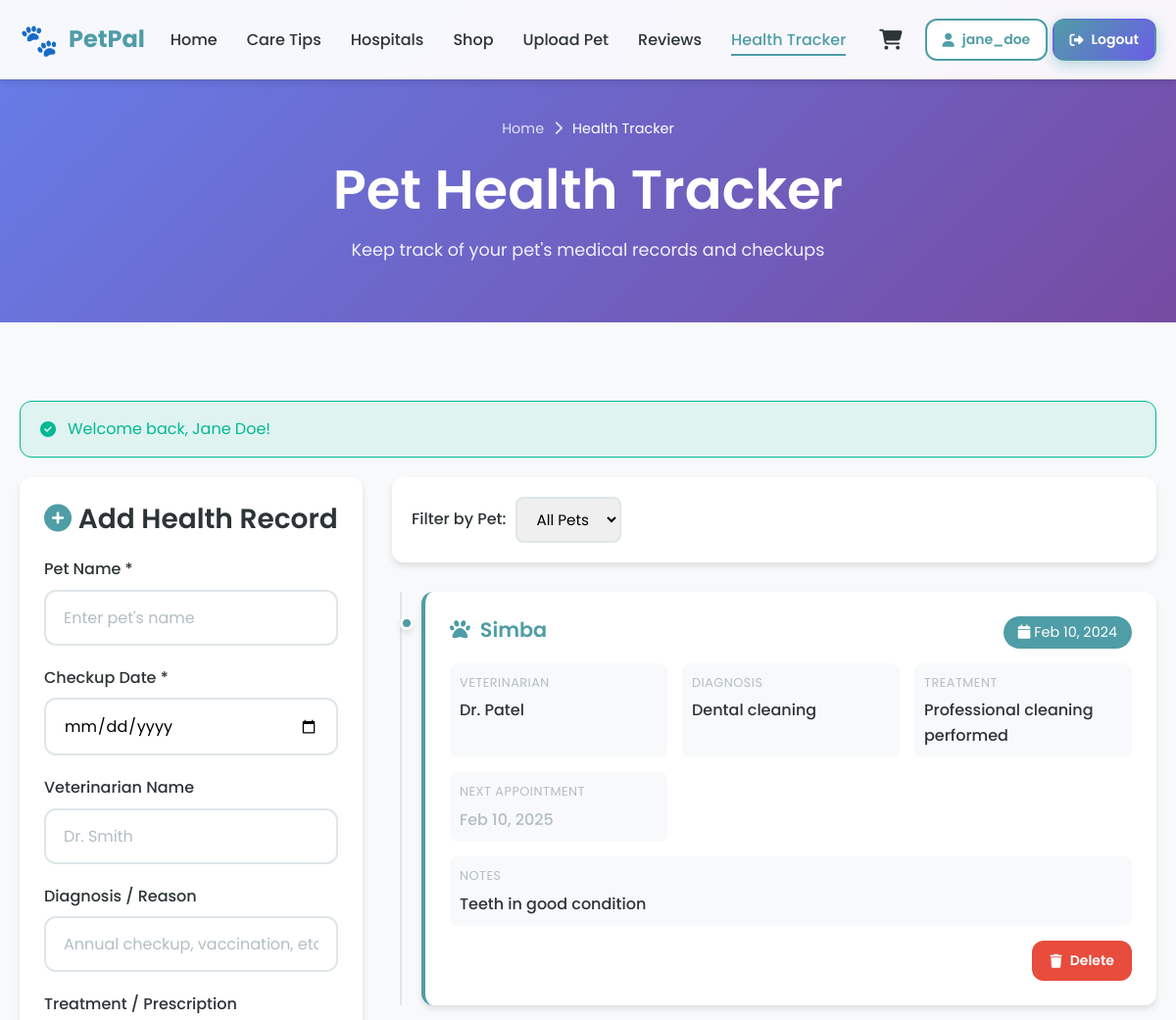
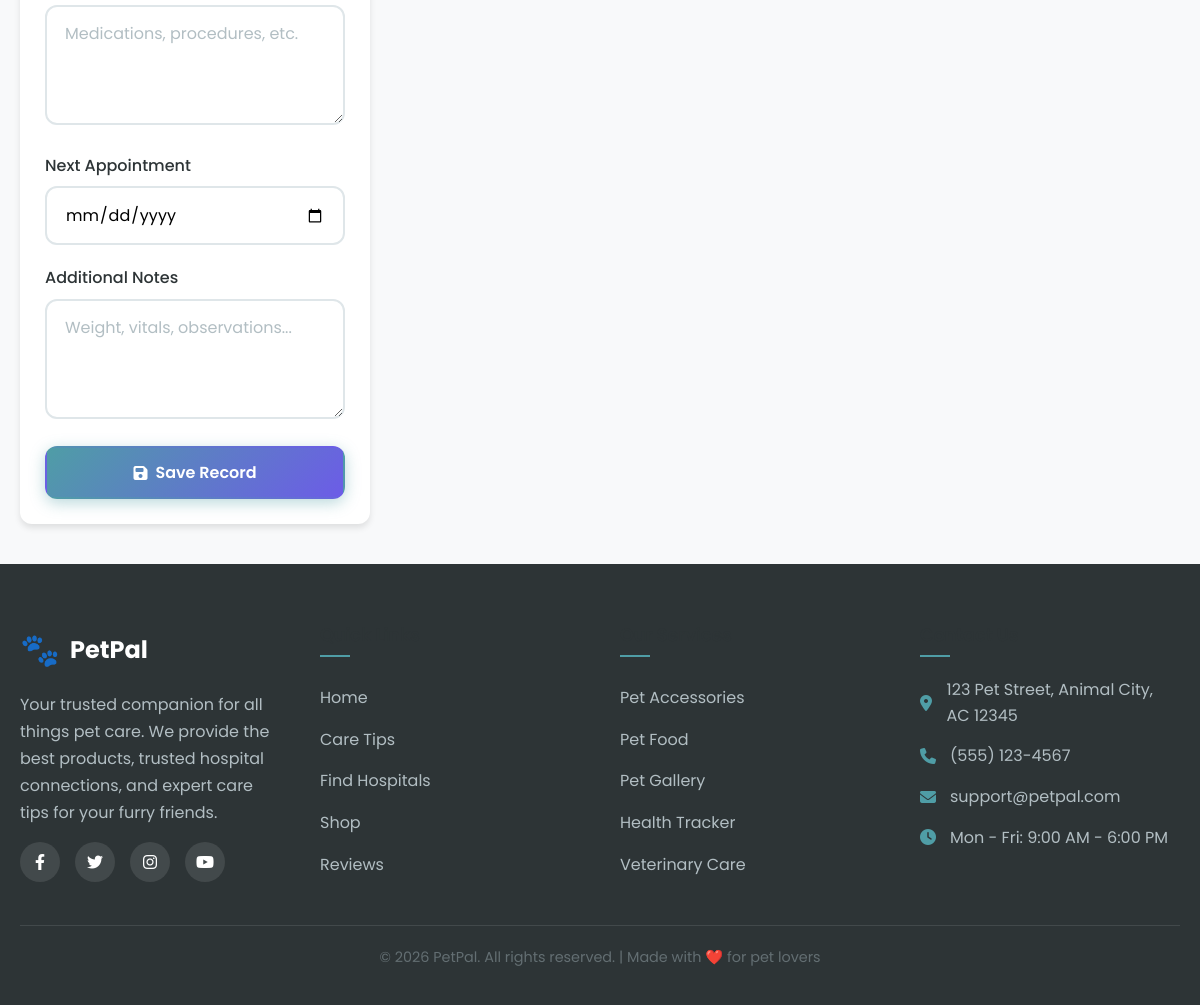
/pages/health-tracker.php (signed in), run on the app's committed database (2 pictures, top to bottom).
### tables this page shows
CREATE TABLE users (
    id INT AUTO_INCREMENT PRIMARY KEY,
    username VARCHAR(50) NOT NULL UNIQUE,
    email VARCHAR(100) NOT NULL UNIQUE,
    password VARCHAR(255) NOT NULL,
    full_name VARCHAR(100),
    created_at TIMESTAMP DEFAULT CURRENT_TIMESTAMP
);

CREATE TABLE health_records (
    id INT AUTO_INCREMENT PRIMARY KEY,
    user_id INT NOT NULL,
    pet_name VARCHAR(100) NOT NULL,
    checkup_date DATE NOT NULL,
    vet_name VARCHAR(100),
    diagnosis TEXT,
    treatment TEXT,
    next_appointment DATE,
    notes TEXT,
    created_at TIMESTAMP DEFAULT CURRENT_TIMESTAMP,
    FOREIGN KEY (user_id) REFERENCES users(id) ON DELETE CASCADE
);

### config/config.php (called while the page is built, shortened)
<?php
function getDBConnection()
{
    static $conn = null;
    if ($conn === null) {
        try {
            $dsn = "mysql:host=" . DB_HOST . ";port=" . DB_PORT . ";dbname=" . DB_NAME . ";charset=utf8mb4";
            $conn = new PDO(
                $dsn,
                DB_USER,
                DB_PASS,
                [
                    PDO::ATTR_ERRMODE => PDO::ERRMODE_EXCEPTION,
                    PDO::ATTR_DEFAULT_FETCH_MODE => PDO::FETCH_ASSOC,
                    PDO::ATTR_EMULATE_PREPARES => false
                ]
            );
        } catch (PDOException $e) {
            $host = defined('DB_HOST') ? DB_HOST : 'undefined';
            $user = defined('DB_USER') ? DB_USER : 'undefined';
            die("Database connection failed: " . $e->getMessage() . " (Host: $host, User: $user)");
        }
    }
    return $conn;
}
function isLoggedIn()
{
    return isset($_SESSION['user_id']) && !empty($_SESSION['user_id']);
}
function getCurrentUser()
{
    $conn = getDBConnection();
    $stmt = $conn->prepare("SELECT id, username, email, full_name, created_at FROM users WHERE id = ?");
    $stmt->execute([$_SESSION['user_id']]);
    return $stmt->fetch();
}
function h($string)
{
    return htmlspecialchars($string ?? '', ENT_QUOTES, 'UTF-8');
}
function getFlash()
{
    if (isset($_SESSION['flash'])) {
        $flash = $_SESSION['flash'];
        return $flash;
    }
    return null;
}

### pages/health-tracker.php (the view, shortened to what this page needs)
<?php
require_once '../config/config.php';
$conn = getDBConnection();
$userId = $_SESSION['user_id'];
$stmt = $conn->prepare("
    SELECT * FROM health_records
    WHERE user_id = ?
    ORDER BY checkup_date DESC, created_at DESC
");
$stmt->execute([$userId]);
$records = $stmt->fetchAll();
$petNames = array_unique(array_column($records, 'pet_name'));
?>
<!DOCTYPE html>
<html lang="en">
<head>
    <?php include '../includes/head.php'; ?>
</head>
<body>
    <?php include '../includes/navbar.php'; ?>
    <header class="page-header">
        <div class="container">
            <div class="breadcrumb">
                <a href="<?php echo SITE_URL; ?>">Home</a>
                <i class="fas fa-chevron-right"></i>
                <span>Health Tracker</span>
            </div>
            <h1>Pet Health Tracker</h1>
            <p>Keep track of your pet's medical records and checkups</p>
        </div>
    </header>
    <main class="main-content">
        <div class="container">
            <?php $flash = getFlash(); if ($flash): ?>
                <div class="alert alert-<?php echo $flash['type'] === 'success' ? 'success' : 'error'; ?>">
                    <i class="fas fa-<?php echo $flash['type'] === 'success' ? 'check' : 'exclamation'; ?>-circle"></i>
                    <?php echo h($flash['message']); ?>
                </div>
            <?php endif; ?>
            <div class="tracker-layout">
                <div>
                    <div class="card form-card" style="padding: 25px;">
                        <h3 style="margin-bottom: 20px;">
                            <i class="fas fa-plus-circle" style="color: var(--primary);"></i>
                            Add Health Record
                        </h3>
                        <form id="healthForm">
                            <div class="form-group">
                                <label class="form-label">Pet Name *</label>
                                <input type="text"
                                       name="pet_name"
                                       class="form-control"
                                       placeholder="Enter pet's name"
                                       required
                                       list="petNamesList">
                            </div>
                            <div class="form-group">
                                <label class="form-label">Checkup Date *</label>
                                <input type="date"
                                       name="checkup_date"
                                       class="form-control"
                                       required
                                       max="<?php echo date('Y-m-d'); ?>">
                            </div>
                            <div class="form-group">
                                <label class="form-label">Veterinarian Name</label>
                                <input type="text"
                                       name="vet_name"
                                       class="form-control"
                                       placeholder="Dr. Smith">
                            </div>
                            <div class="form-group">
                                <label class="form-label">Diagnosis / Reason</label>
                                <input type="text"
                                       name="diagnosis"
                                       class="form-control"
                                       placeholder="Annual checkup, vaccination, etc.">
                            </div>
                            <div class="form-group">
                                <label class="form-label">Treatment / Prescription</label>
                                <textarea name="treatment"
                                          class="form-control"
                                          rows="3"
                                          placeholder="Medications, procedures, etc."></textarea>
                            </div>
                            <div class="form-group">
                                <label class="form-label">Next Appointment</label>
                                <input type="date"
                                       name="next_appointment"
                                       class="form-control"
                                       min="<?php echo date('Y-m-d'); ?>">
                            </div>
                            <div class="form-group">
                                <label class="form-label">Additional Notes</label>
                                <textarea name="notes"
                                          class="form-control"
                                          rows="2"
                                          placeholder="Weight, vitals, observations..."></textarea>
                            </div>
                            <button type="submit" class="btn btn-primary btn-block" id="submitBtn">
                                <i class="fas fa-save"></i>
                                Save Record
                            </button>
                        </form>
                    </div>
                </div>
                <div>
                    <?php if (!empty($petNames)): ?>
                        <div class="shop-filters" style="margin-bottom: 30px;">
                            <div class="filter-group">
                                <label class="filter-label">Filter by Pet:</label>
                                <select class="filter-select" id="petFilter">
                                    <option value="">All Pets</option>
                                </select>
                            </div>
                        </div>
                    <?php endif; ?>
                    <?php if (empty($records)): ?>
                        <div class="empty-state">
                            <div class="empty-icon">📋</div>
                            <h3>No Health Records Yet</h3>
                            <p>Start tracking your pet's health by adding a record.</p>
                        </div>
                    <?php else: ?>
                        <div class="record-timeline" id="recordsList">
                            <?php foreach ($records as $record): ?>
                                <div class="health-record" data-pet="<?php echo h($record['pet_name']); ?>">
                                    <div class="health-record-header">
                                        <h4 class="health-pet-name">
                                            <i class="fas fa-paw" style="margin-right: 5px;"></i>
                                            <?php echo h($record['pet_name']); ?>
                                        </h4>
                                        <span class="health-date">
                                            <i class="fas fa-calendar"></i>
                                            <?php echo date('M j, Y', strtotime($record['checkup_date'])); ?>
                                        </span>
                                    </div>
                                    <div class="health-details">
                                        <?php if ($record['vet_name']): ?>
                                            <div class="health-detail-item">
                                                <div class="health-detail-label">Veterinarian</div>
                                                <div class="health-detail-value"><?php echo h($record['vet_name']); ?></div>
                                            </div>
                                        <?php endif; ?>
                                        <?php if ($record['diagnosis']): ?>
                                            <div class="health-detail-item">
                                                <div class="health-detail-label">Diagnosis</div>
                                                <div class="health-detail-value"><?php echo h($record['diagnosis']); ?></div>
                                            </div>
                                        <?php endif; ?>
                                        <?php if ($record['treatment']): ?>
                                            <div class="health-detail-item">
                                                <div class="health-detail-label">Treatment</div>
                                                <div class="health-detail-value"><?php echo h($record['treatment']); ?></div>
                                            </div>
                                        <?php endif; ?>
                                        <?php if ($record['next_appointment']): ?>
                                            <div class="health-detail-item">
                                                <div class="health-detail-label">Next Appointment</div>
                                                <div class="health-detail-value">
                                                    <?php
                                                    $nextDate = strtotime($record['next_appointment']);
                                                    $isUpcoming = $nextDate >= strtotime('today');
                                                    ?>
                                                    <span style="color: <?php echo $isUpcoming ? 'var(--success)' : 'var(--gray)'; ?>;">
                                                        <?php echo date('M j, Y', $nextDate); ?>
                                                    </span>
                                                </div>
                                            </div>
                                        <?php endif; ?>
                                        <?php if ($record['notes']): ?>
                                            <div class="health-detail-item" style="grid-column: 1 / -1;">
                                                <div class="health-detail-label">Notes</div>
                                                <div class="health-detail-value"><?php echo nl2br(h($record['notes'])); ?></div>
                                            </div>
                                        <?php endif; ?>
                                    </div>
                                    <div style="margin-top: 15px; text-align: right;">
                                        <button class="btn btn-sm btn-danger" onclick="deleteRecord(<?php echo $record['id']; ?>)">
                                            <i class="fas fa-trash"></i>
                                            Delete
                                        </button>
                                    </div>
                                </div>
                            <?php endforeach; ?>
                        </div>
                    <?php endif; ?>
                </div>
            </div>
        </div>
    </main>
    <?php include '../includes/footer.php'; ?>
</body>
</html>

### includes/navbar.php (shortened to what this page needs)
<?php
$currentPage = basename($_SERVER['PHP_SELF'], '.php');
?>
<nav class="navbar" id="navbar">
    <div class="container">
        <a href="<?php echo SITE_URL; ?>" class="navbar-brand">
            <span class="logo-icon">🐾</span>
            <span>
                <?php echo SITE_NAME; ?>
            </span>
        </a>
        <ul class="nav-menu" id="navMenu">
            <li>
                <a href="<?php echo SITE_URL; ?>"
                    class="nav-link <?php echo $currentPage === 'index' ? 'active' : ''; ?>">
                    Home
                </a>
            </li>
            <li>
                <a href="<?php echo SITE_URL; ?>/pages/care-tips.php"
                    class="nav-link <?php echo $currentPage === 'care-tips' ? 'active' : ''; ?>">
                    Care Tips
                </a>
            </li>
            <li>
                <a href="<?php echo SITE_URL; ?>/pages/hospitals.php"
                    class="nav-link <?php echo $currentPage === 'hospitals' ? 'active' : ''; ?>">
                    Hospitals
                </a>
            </li>
            <li>
                <a href="<?php echo SITE_URL; ?>/pages/shop.php"
                    class="nav-link <?php echo $currentPage === 'shop' ? 'active' : ''; ?>">
                    Shop
                </a>
            </li>
            <li>
                <a href="<?php echo SITE_URL; ?>/pages/upload-pet.php"
                    class="nav-link <?php echo $currentPage === 'upload-pet' ? 'active' : ''; ?>">
                    Upload Pet
                </a>
            </li>
            <li>
                <a href="<?php echo SITE_URL; ?>/pages/reviews.php"
                    class="nav-link <?php echo $currentPage === 'reviews' ? 'active' : ''; ?>">
                    Reviews
                </a>
            </li>
            <li>
                <a href="<?php echo SITE_URL; ?>/pages/health-tracker.php"
                    class="nav-link <?php echo $currentPage === 'health-tracker' ? 'active' : ''; ?>">
                    Health Tracker
                </a>
            </li>
        </ul>
        <div class="nav-actions">
            <a href="<?php echo SITE_URL; ?>/pages/cart.php" class="cart-icon" title="Shopping Cart">
                <i class="fas fa-shopping-cart"></i>
            </a>
            <?php if (isLoggedIn()): ?>
                <?php $user = getCurrentUser(); ?>
                <div class="user-dropdown">
                    <a href="<?php echo SITE_URL; ?>/pages/profile.php" class="btn btn-sm btn-secondary">
                        <i class="fas fa-user"></i>
                        <?php echo h($user['username']); ?>
                    </a>
                    <a href="<?php echo SITE_URL; ?>/pages/logout.php" class="btn btn-sm btn-primary">
                        <i class="fas fa-sign-out-alt"></i>
                        Logout
                    </a>
                </div>
            <?php endif; ?>
        </div>
    </div>
</nav>

### data on the page
users: username "jane_doe"
health_records: pet_name "Simba", checkup_date "Feb 10, 2024", vet_name "Dr. Patel", diagnosis "Dental cleaning", treatment "Professional cleaning performed", next_appointment "Feb 10, 2025", notes "Teeth in good condition"

### other printed values
SITE_NAME "PetPal"
$flash['message'] "Welcome back, Jane Doe!"
